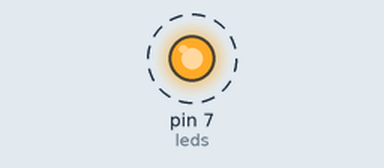
The sketch below on a simulated Arduino Uno, built with avr-gcc and run on an emulated ATmega328P. On the bench: output pins drawn as LEDs (lit = HIGH). Dashed ring = blinking.

Above: at 0.5 s.
Timing chart, 0 to 4.6 s (numbered marks = the images above):
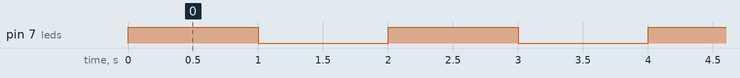

Measured:
- by itself, pin 7 (leds): alternates HIGH for 1.0 s and LOW for 1.0 s

The sketch:

leds_matrix1.ino
```cpp
// C++ code

//Define ports
int leds = 7;

void setup()
{
  pinMode(7, OUTPUT);
}

void loop()
{
  //Turn on LEDs
  digitalWrite(leds, HIGH);

  delay(1000); // Wait for 1000 millisecond(s)

  //Turn off LEDs
  digitalWrite(leds, LOW);

  delay(1000); // Wait for 1000 millisecond(s)
}
```
